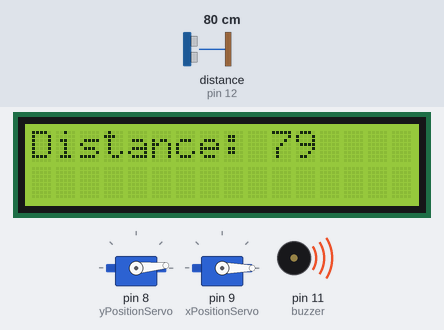
This sketch was run on a simulated Arduino Uno, built with avr-gcc and run on an emulated ATmega328P. On the bench: 2 × servo, 16×2 character LCD, buzzer (waves = sounding). Wiring (inferred from the names in the program): ultrasonic range finder: trigger pin 13; echo pin 12. Inputs (shaded band) come from the test bench; at power-on: distance to the obstacle (sensor on pin 12) 80 cm. The echo pulse lasts 58.3 µs per cm; what the sketch prints to the serial monitor is not drawn.

Above: at 3.6 s.
3.7 s: distance to the obstacle (sensor on pin 12) set to 2 cm
At 6.8 s:
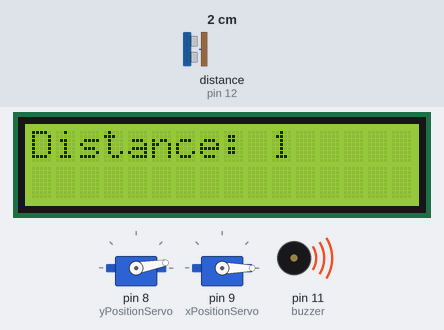
8.2 s: distance to the obstacle (sensor on pin 12) set to 4 cm
At 14.5 s:
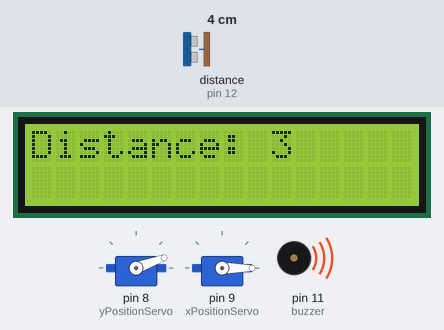
16.8 s: distance to the obstacle (sensor on pin 12) set to 9 cm
At 26.4 s:
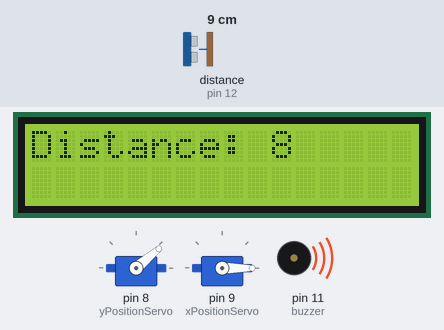
Timing chart, 0 to 43.8 s (numbered marks = the images above; inputs shaded):
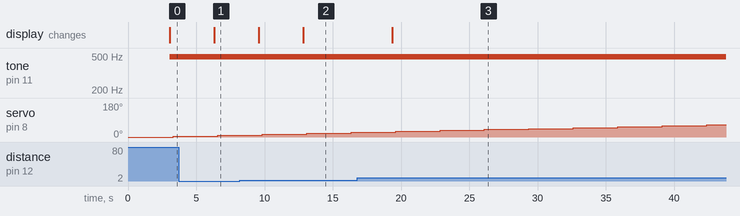

Measured:
- after the input at 3.7 s, the display: changes after 2.6 s (image 1)
- after the input at 8.2 s, the display: first differs from a run without the input after 4.6 s (image 2)
- after the input at 16.8 s, the display: changes after 2.5 s (image 3)

The sketch:

dsp_activity_3.ino
```cpp
/**
 * Created by Francisc Jerhone Camillo
 * Created by Shella May Cantos
 * Bachelor of Science in Computer Engineering 4-3
 * Digital Signal Processing
 * DSP Activity #3
 * Submitted to Professor Ligayu
 */

// Arduino Libraries Used
#include<NewPing.h>
#include<LiquidCrystal.h>
#include<Servo.h>


//Ultrasonic Variable Declaration
#define trigPin 13
#define echoPin 12
#define buzzer 11

//LCD Variable Declaration
LiquidCrystal lcd(7,6,2,3,4,5);
String message;

//Servo Motor Declarations
int ypos;
int xpos = 0;
String actualYAngle;
String actualXAngle;
Servo yPositionServo;
Servo xPositionServo;

//Serial Declarations
String response;
int serialDelay = 1500;

/*
 * The setup function for arduino components
 */
void setup() {


  //setup Serial
  Serial.begin (115200);

  //setup Servo
  yPositionServo.attach(8);                         //YPosition Servo attached to digital pin 8 of arduino
  xPositionServo.attach(9);                         //XPosition Servo attached to digital pin 9 of arduino
  zerooutservos();

  //setup Ultrasonic
  pinMode(trigPin, OUTPUT);
  pinMode(echoPin, INPUT);
  pinMode(buzzer, OUTPUT);

  //setup LCD
  lcd.begin(16,2);
  lcd.clear();
  lcd.setCursor(0, 0);
}

/*
 *  The arduino loop function contains the main loop program
 */

void loop(){
  zerooutservos();
  ypositionmove();
}

/*
 * -----------------Functions-------------------
 * Table of Contents for functions
 * 1. scan();                 -->
 * 2. beep();                 -->
 * 3. ypositionmove();        -->
 * 4. xpositionmove();        -->
 * 5. zerooutservos();        -->
 * 6. writeSerialMessages();  -->
 * ---------------------------------------------
 */

void scan() {
  long duration, distance;
  digitalWrite(trigPin, LOW);
  delayMicroseconds(2);
  digitalWrite(trigPin, HIGH);
  delayMicroseconds(10);
  digitalWrite(trigPin, LOW);
  duration = pulseIn(echoPin, HIGH);
  distance = (duration/2) / 29.1;


  if (distance < 70) {
    message = "Distance: ";                                  //Instantiate the "Distance: "  to the variable message
    message.concat(distance);                                   //Concat the distance gathered to variable message
    Serial.println(message);
    delay(serialDelay);
    lcd.clear();
    lcd.print(message);
    beep(50);                                                   // Length of tone
    delay(50);                                                  //Set delay for preparation of next scan
  }
  else if (distance >= 70 && distance < 120) {
    message ="Distance: ";
    message.concat(distance);                                   // Yellow alert: Obstacle Approaching
    Serial.println(message);                                    // Send to Android for text to speech
    delay(serialDelay);
    lcd.clear();
    lcd.print(message);
    beep(50);
    delay(50);                                                  // Interval of beep. This longer interval means that the object a bit far.
  }
  else if (distance >= 75 || distance == 0){
    message = "Distance: ";
    message.concat(distance);
    Serial.println(message);        // Send to Android for text to speech
    delay(serialDelay);
    lcd.clear();
    lcd.print(message);
    beep(50);
    delay(50);
  }
}

void beep(unsigned char delayms){
    analogWrite(buzzer, 20);        // Almost any value can be used except 0 and 255                                    // experiment to get the best tone
    delay(delayms);                 // wait for a delayms ms
    analogWrite(buzzer, 0);         // 0 turns it off
    delay(delayms);                 // wait for a delayms ms
}

void ypositionmove(){
  for (ypos = 0; ypos<=180; ypos+=5){
      //sets the position of the servo
      yPositionServo.write(ypos);


      message = "YAngle: ";
      message.concat(ypos);
      actualYAngle = "Actual Angles is: ";
      actualYAngle.concat(yPositionServo.read());
      Serial.println(message);
      delay(serialDelay);
      //initiate the scan function
      scan();
      //Serial.println(actualYAngle);
      delay(100);
      if (ypos == 170){
        xpositionmove();
        Serial.end();
      }
    }

}
void xpositionmove(){
  xpos += 5;
  xPositionServo.write(xpos);
  message = "XAngle: ";
  message.concat(xpos);
  Serial.println(message);
  delay(serialDelay);
  //Serial.println(actualXAngle);
  delay(500);
}

void zerooutservos(){
  yPositionServo.write(0);
  xPositionServo.write(0);
}
```
